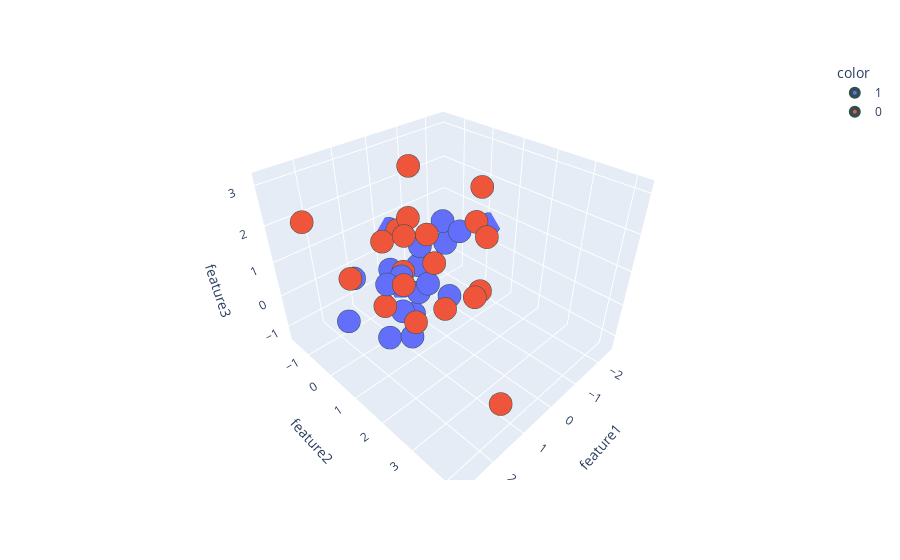

Notebook cell for this chart:
### Code cell
fig = px.scatter_3d(df, 
                    x = df['feature1'],
                    y = df['feature2'],
                    z = df['feature3'],
                    color = df['target'].astype('str')
                   )

fig.update_traces(marker = dict(size = 8,
                               line = dict(width = 4,
                                          color = 'DarkSlateGrey')),
                 selector = dict(mode = 'markers'))

fig.show()

### Figure 1 — Plotly figure (JSON) as saved in the notebook; plotly's stock layout.template omitted (floating-point values rounded to 4 significant figures)
{"data": [{"hovertemplate": "color=1<br>feature1=%{x}<br>feature2=%{y}<br>feature3=%{z}<extra></extra>", "legendgroup": "1", "marker": {"color": "#636efa", "line": {"color": "DarkSlateGrey", "width": 4}, "size": 8, "symbol": "circle"}, "mode": "markers", "name": "1", "scene": "scene", "showlegend": true, "type": "scatter3d", "x": [-0.3316, 0.2411, 1.415, 1.772, 0.4206, 0.3223, 1.045, 0.9486, -0.04544, -0.4208, 0.667, -1.01, 1.968, -0.3675, 0.1901, -0.02254, -1.838, -2.506, 1.267, -0.9926], "y": [-1.632, -0.9525, 0.4577, -0.3475, 0.4116, 0.06034, 0.5382, 0.7017, 1.041, -0.552, 0.02581, 0.4417, -0.5478, -1.137, 0.5121, 0.01342, -0.9388, 0.147, 0.1736, -0.1613], "z": [0.6191, -0.1363, 0.7289, 0.6701, -0.07132, -1.043, 0.8121, -1.051, -0.09403, -0.1211, -0.7776, 1.129, -0.6794, -1.322, 0.1315, 0.9359, -0.2018, 0.6062, -1.223, 1.192]}, {"hovertemplate": "color=0<br>feature1=%{x}<br>feature2=%{y}<br>feature3=%{z}<extra></extra>", "legendgroup": "0", "marker": {"color": "#EF553B", "line": {"color": "DarkSlateGrey", "width": 4}, "size": 8, "symbol": "circle"}, "mode": "markers", "name": "0", "scene": "scene", "showlegend": true, "type": "scatter3d", "x": [1.01, 1.677, 2.823, -0.7233, 1.438, 0.2046, 1.251, -1.39, 0.7489, -1.028, 1.425, 0.7319, 1.234, 0.1771, 0.3849, 0.2907, 0.8989, 2.011, 2.224, -0.7643], "y": [1.438, 4.188, -0.3329, 1.461, 1.1, -0.01154, 0.1864, 0.6667, 2.593, 1.131, 1.441, 0.5174, 0.05278, -0.5981, 1.324, 0.867, 0.436, 1.921, 0.2304, 1.567], "z": [2.328, -0.08056, 2.637, -0.08537, 1.065, 3.151, 1.704, 1.344, 1.171, 2.603, 0.1826, 2.245, -0.2616, 1.227, -0.1032, 0.9826, 0.821, 2.933, 1.192, 1.549]}], "layout": {"legend": {"title": {"text": "color"}, "tracegroupgap": 0}, "margin": {"t": 60}, "scene": {"domain": {"x": [0, 1], "y": [0, 1]}, "xaxis": {"title": {"text": "feature1"}}, "yaxis": {"title": {"text": "feature2"}}, "zaxis": {"title": {"text": "feature3"}}}}}
